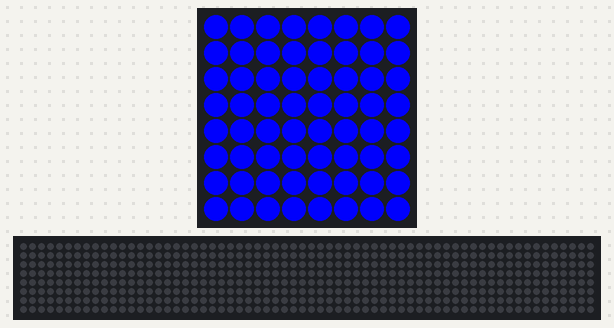
A program run on a simulated Raspberry Pi (BCM pin numbers) with a Sense HAT. Shown: the Sense HAT's 8×8 RGB LED matrix, a strip that is not on the board, showing the scrolling text unrolled. The 64×8 strip is a reading aid, not a part: it shows the text the matrix is scrolling, unrolled, one strip-width of it at a time. At 6.8 s the program stops and its outputs stay as they are.

Above: at 0.07 s.
At 0.57 s:
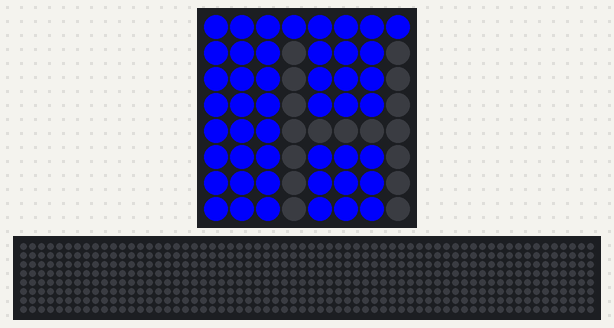
At 1.98 s:
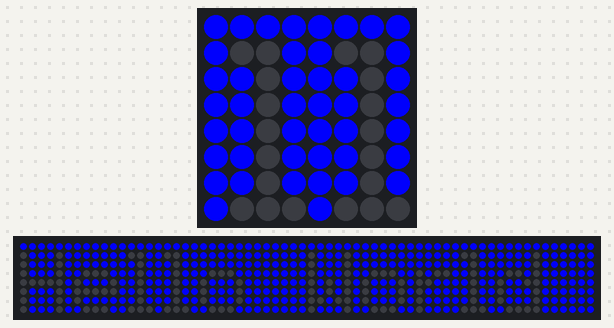
At 3.39 s:
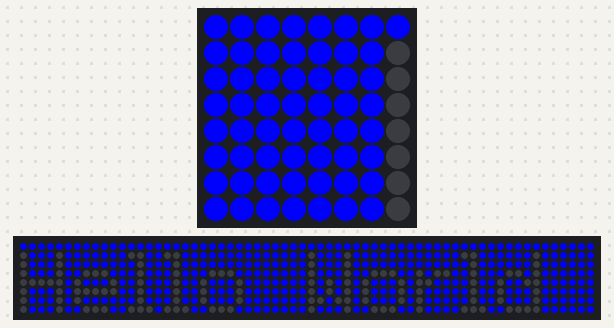
At 5.0 s:
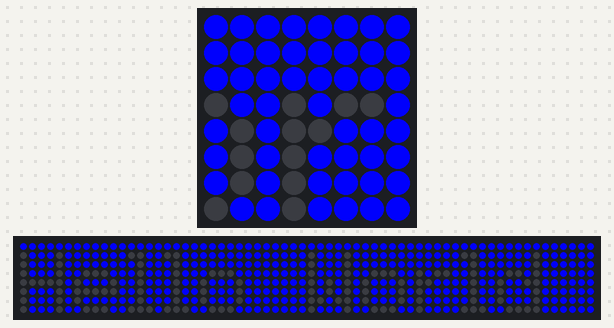
At 6.71 s:
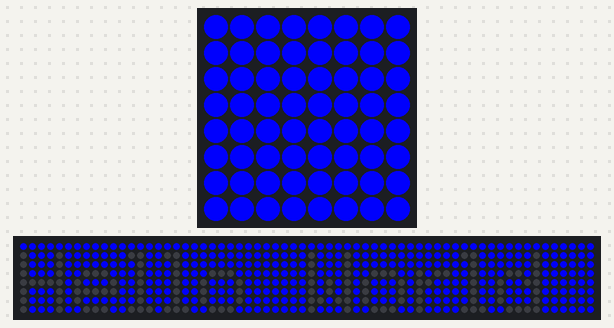

The program:

HelloBlue.py
```python
from time import sleep
from sense_hat import SenseHat
sense = SenseHat()

sense.set_rotation(180)
sense.show_message("Hello World", text_colour=(0, 0, 0), back_colour=(0, 0, 255))

sense.clear(0,0,0)
```
